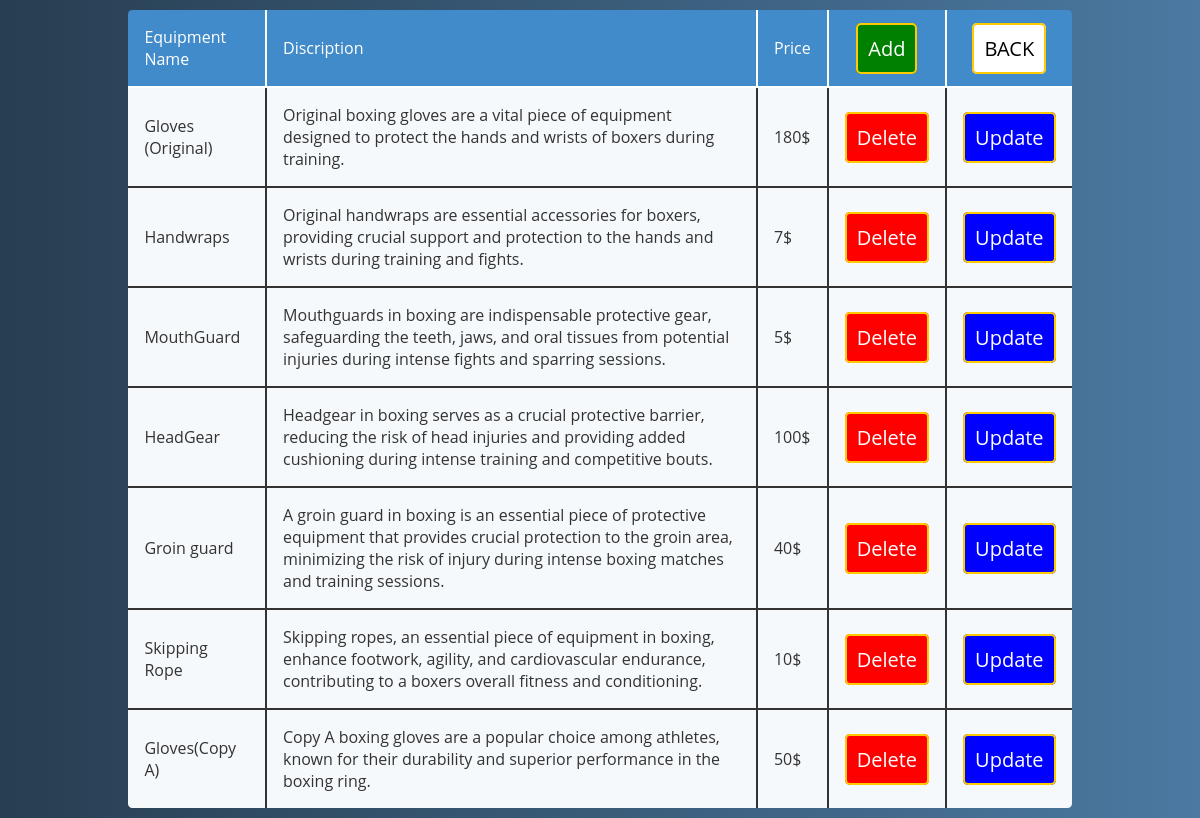
The page /equipments.php on the database its author committed.
### tables this page shows
CREATE TABLE `equipments` (
  `equipment_id` int(20) UNSIGNED NOT NULL,
  `equipment_name` varchar(100) NOT NULL,
  `description` varchar(255) NOT NULL,
  `price` varchar(100) NOT NULL,
  `image` varchar(255) NOT NULL
);

### equipments.php (the view, shortened to what this page needs)
<!DOCTYPE html>
<html lang="en">
<head>
</head>
<body>
<div class = "container">
<table class="rwd-table" width=80% >
<tr><td> Equipment Name </td><td> Discription </td> <td> Price </td> <td><center><a class="b" href="addeq.php">Add</a></center></td><td><center> <a class= "d" href="admin.php">BACK</a></center></td>
<?php	$con= mysqli_connect("localhost", "root","", "bbc");
		$sql="select * from equipments";
		$result=mysqli_query($con,$sql);
if(mysqli_num_rows($result) > 0){
?>
		<?php
		while($row = mysqli_fetch_array($result)) {
		?>
		<tr>
        <td><?php echo $row["equipment_name"]; ?></td>
		<td><?php echo $row["description"]; ?></td>
		<td><?php echo $row["price"]; ?></td>
		<td><a href="deleteeq.php?id=<?php echo $row["equipment_id"]; ?>"class="confirmation">Delete</a></td>
		<td><a class="c" href="updateeq.php?id=<?php echo $row["equipment_id"]; ?>">Update</a></td>
		</tr>
		<?php
		}
	echo "</table>";
}
else{
    echo "0 results";
}
?>
</div>
</body>
</html>

### equipments.php (style rules this page uses)
table,tr,td { border: 2px solid; }
* { font-family: 'Open Sans', sans-serif; }
.rwd-table { margin: auto; min-width: 300px; max-width: 100%; border-collapse: collapse; }
.rwd-table tr:first-child { border-top: none; background: #428bca; color: #fff; }
.rwd-table tr { border-top: 1px solid #ddd; border-bottom: 1px solid #ddd; background-color: #f5f9fc; }
.rwd-table td { display: block; }
.rwd-table td:first-child { margin-top: .5em; }
.rwd-table td:last-child { margin-bottom: .5em; }
.rwd-table td:before { content: attr(data-th) ": "; font-weight: bold; width: 120px; display: inline-block; color: #000; }
.rwd-table th, .rwd-table td { text-align: left; }
.rwd-table { color: #333; border-radius: .4em; overflow: hidden; }
.rwd-table tr { border-color: #bfbfbf; }
.rwd-table th, .rwd-table td { padding: .5em 1em; }
@media screen and (min-width: 600px) { .rwd-table td:before { display: none; } }
@media screen and (min-width: 600px) { .rwd-table th, .rwd-table td { display: table-cell; padding: .25em .5em; } }
@media screen and (min-width: 600px) { .rwd-table th:first-child, .rwd-table td:first-child { padding-left: 0; } }
@media screen and (min-width: 600px) { .rwd-table th:last-child, .rwd-table td:last-child { padding-right: 0; } }
@media screen and (min-width: 600px) { .rwd-table th, .rwd-table td { padding: 1em !important; } }
body { background: #4B79A1; background: -webkit-linear-gradient(to left, #4B79A1 , #283E51); background: linear-gradient(to left, #4B79A1 , #283E51); }
.container { display: block; text-align: center; }
a { background-color:red; color:#fff; border:2px solid #FFCB00; padding: 10px; font-size:20px; border-radius:5px; text-decoration:none; }
.b { background-color:green; color:#fff; border:2px solid #FFCB00; padding: 10px; font-size:20px; border-radius:5px; text-decoration:none; }
.c { background-color:blue; color:#fff; border:2px solid #FFCB00; padding: 10px; font-size:20px; border-radius:5px; text-decoration:none; }
.d { background-color:white; color:black; border:2px solid #FFCB00; padding: 10px; font-size:20px; border-radius:5px; text-decoration:none; }

### rows shown on the page
equipments: equipment_name "Gloves (Original)", description "Original boxing gloves are a vital piece of equipment designed to protect the hands and wrists of boxers during training.", price "180$"
equipments: equipment_name "Handwraps", description "Original handwraps are essential accessories for boxers, providing crucial support and protection to the hands and wrists during training and fights.", price "7$"
equipments: equipment_name "MouthGuard", description "Mouthguards in boxing are indispensable protective gear, safeguarding the teeth, jaws, and oral tissues from potential injuries during intense fights and sparring sessions.", price "5$"
equipments: equipment_name "HeadGear", description "Headgear in boxing serves as a crucial protective barrier, reducing the risk of head injuries and providing added cushioning during intense training and competitive bouts.", price "100$"
equipments: equipment_name "Groin guard", description "A groin guard in boxing is an essential piece of protective equipment that provides crucial protection to the groin area, minimizing the risk of injury during intense boxing matches and training sessions.", price "40$"
equipments: equipment_name "Skipping Rope", description "Skipping ropes, an essential piece of equipment in boxing, enhance footwork, agility, and cardiovascular endurance, contributing to a boxers overall fitness and conditioning.", price "10$"
equipments: equipment_name "Gloves(Copy A)", description "Copy A boxing gloves are a popular choice among athletes, known for their durability and superior performance in the boxing ring.", price "50$"
